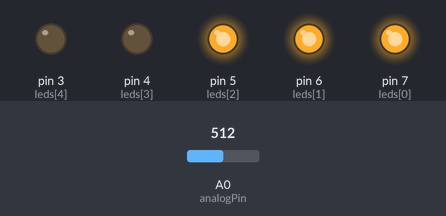
Simulated run of this sketch. Board: Arduino Uno, built with avr-gcc and run on an emulated ATmega328P. On the bench: output pins drawn as LEDs (lit = HIGH). The test bench sets the inputs (shaded band); at power-on: A0 (analogPin) = 512.

Above: at 6.2 s.
6.3 s: A0 (analogPin) set to 424
7.8 s: A0 (analogPin) set to 399
At 8.9 s:
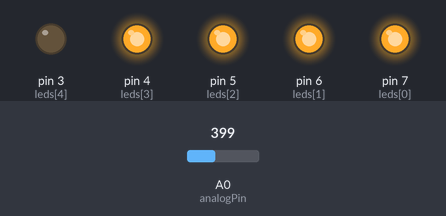
9.3 s: A0 (analogPin) set to 214
10.8 s: A0 (analogPin) set to 194
At 11.2 s:
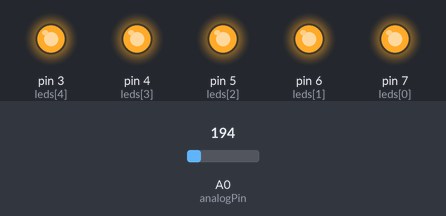
12.3 s: A0 (analogPin) set to 625
At 13.5 s:
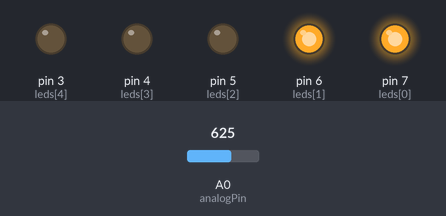
13.8 s: A0 (analogPin) set to 608
At 14.7 s:
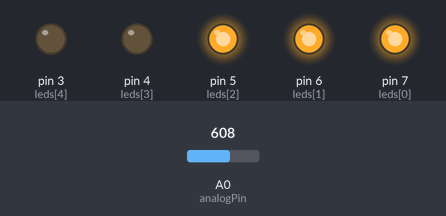
Timing chart, 0 to 16.3 s (numbered marks = the images above; inputs shaded):
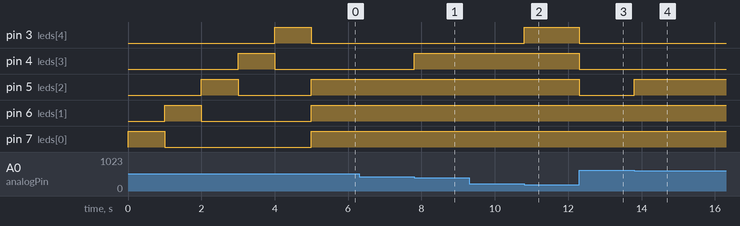

Measured:
- the behaviour switches between 410 and 409 on A0 (analogPin) (found by bisection; images 0 and 1)
- the behaviour switches between 205 and 204 on A0 (analogPin) (found by bisection; images 1 and 2)
- the behaviour switches between 615 and 614 on A0 (analogPin) (found by bisection; images 3 and 4)
- after the input at 6.3 s, every drawn part: stays the same
- after the input at 7.8 s, pin 4 (leds[3]): LOW → HIGH at once
- after the input at 9.3 s, every drawn part: stays the same
- after the input at 10.8 s, pin 3 (leds[4]): LOW → HIGH at once
- after the input at 12.3 s, pin 3 (leds[4]), pin 4 (leds[3]), pin 5 (leds[2]): HIGH → LOW at once
- after the input at 13.8 s, pin 5 (leds[2]): LOW → HIGH at once

The sketch:

variableResistorSketch.ino
```cpp
int ledNum = 5;
int leds[5] = {7, 6, 5, 4, 3};

int analogPin = A0;
int resVal = 0;

void setup() {
  // put your setup code here, to run once:

  for(int i = 0; i < ledNum; i++){
    pinMode(leds[i], OUTPUT);
    // testing each LED after initializing
    digitalWrite(leds[i], HIGH);
    delay(1000);
    digitalWrite(leds[i], LOW);
  }
}

void loop() {
  // put your main code here, to run repeatedly:
  //Getting the value from the Variable resistor
  resVal = analogRead(analogPin);


  //Assigning a closed led value based on the value of the variable resistor
  int closed;

  if(resVal < 205){
    closed = 0;
  } else if (resVal < 410) {
    closed = 1;
  } else if (resVal < 615) {
    closed = 2;
  } else if (resVal < 820) {
    closed = 3;
  }  else if (resVal < 1023) {
    closed = 4;
  } else {
    closed = 5;
  }


  //activating the correct ammount of LED's
  for(int i = 0; i < ledNum - closed; i++){
    digitalWrite(leds[i], HIGH);
  }

  for (int i = ledNum - closed; i < ledNum; i++){
    digitalWrite(leds[i], LOW);
  }
}
```
